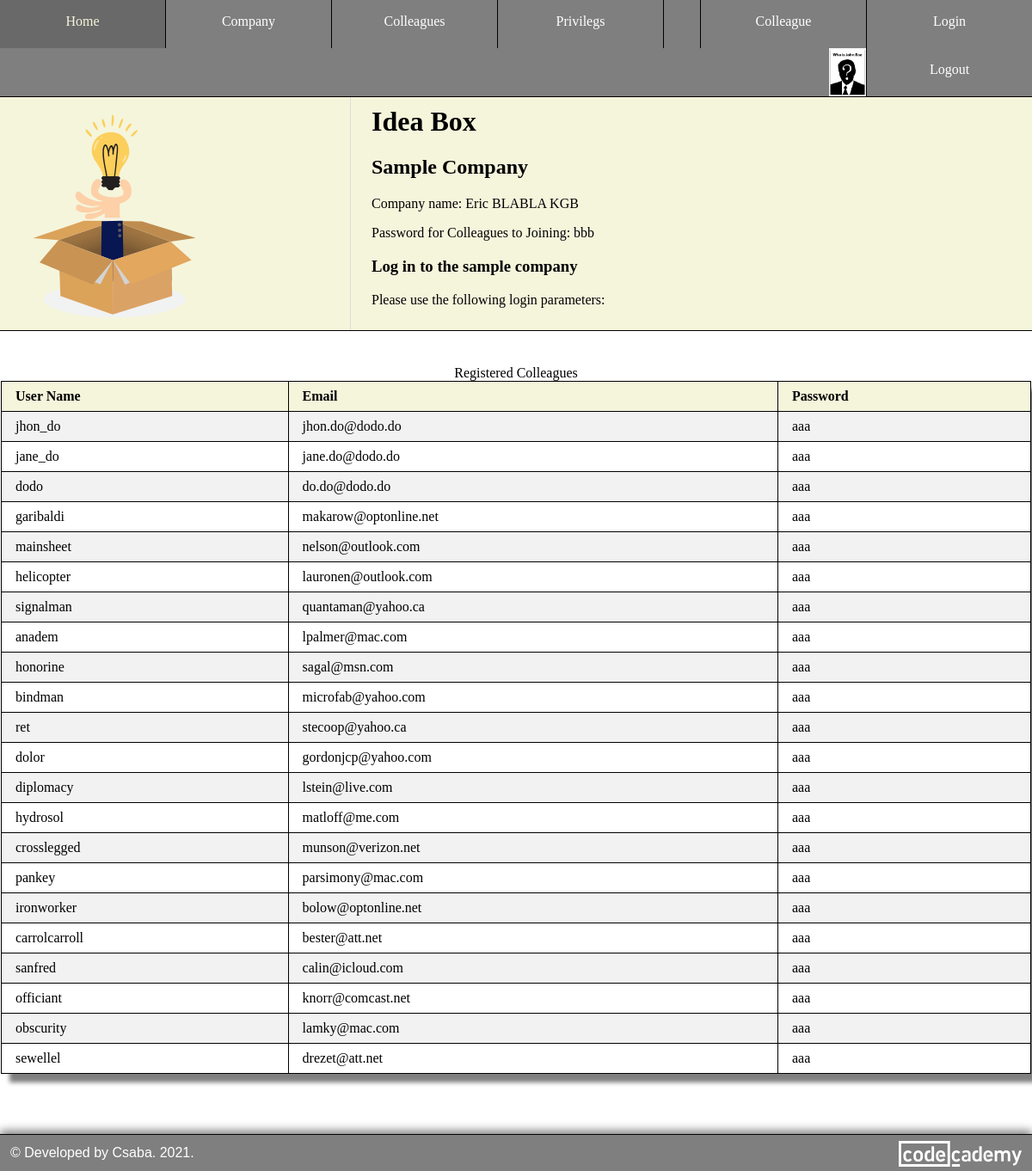
/sample (signed in), run on the app's committed database.
### models.py (models this page shows, shortened)
class Colleagues(db.Model, UserMixin):
    id = db.Column(db.Integer, primary_key = True)
    user_name = db.Column(db.String(32), unique = True, index = True)
    email = db.Column(db.String(128), unique = True, index = True)
    confirmed = db.Column(db.Integer, unique = False, default = 0)
    first_name = db.Column(db.String(32), nullable = False, index = True)
    last_name = db.Column(db.String(64), nullable = False, index = True)
    avatar = db.Column(db.String(8), nullable = True)
    position = db.Column(db.String(2048), index = True)
    password_hash = db.Column(db.String(128))
    company_id = db.Column(db.Integer, db.ForeignKey("company.id"))
    ideas = db.relationship(
        "Ideas",
        backref = "colleague",
        lazy = "dynamic",
        cascade = "all, delete, delete-orphan"  # cascading deletion
    )
    admin = db.relationship(
        "Admins",
        backref = "colleague",
        lazy = "dynamic",
        cascade = "all, delete, delete-orphan"  # cascading deletion
    )

### routes.py (the view)
@app.route("/sample", methods = ["GET", "POST"])
def sample():
    sample_company = Company.query.filter_by(name = "Eric BLABLA KGB").first()
    colleagues = Colleagues.query.filter(Colleagues.company_id == sample_company.id).all()
    return render_template(
        "sample.html",
        colleagues = colleagues,
        nav = get_nav(current_user, ["Home", "Login", "Colleague"])
    )

### helper.py (called while the page is built)
def get_admin(current_user):
    admin = Admins.query.filter(Admins.colleague_id == current_user.id).first()
    if not admin:
        admin = instatiate_admin(False)
    return admin

def is_auth_company(current_user):
    admin = get_admin(current_user)
    if not admin.update_company:
        return False
    return True

def is_auth_colleague(current_user, colleague=None):
    if not colleague:
        colleague = current_user
    admin = get_admin(current_user)
    if not admin.update_colleague:
        return False
    if current_user.company_id != colleague.company_id:
        return False
    return True

def is_auth_privilegs(current_user, colleague=None):
    if not colleague:
        colleague = current_user
    admin = get_admin(current_user)
    if not admin.update_privilegs:
        return False
    if current_user.company_id != colleague.company_id:
        return False
    return True

### models.py (called while the page is built)
@login_manager.user_loader
def load_colleague(id):
    return Colleagues.query.get(int(id))

### templates/sample.html (shortened to what this page needs)
{% extends "base.html" %}
{% block css %}
<link rel="stylesheet" href="{{ url_for('static', filename = 'style/profile.css') }} " />
<link rel="stylesheet" href="{{ url_for('static', filename = 'style/colleagues.css') }} " />
{% endblock css %}
{% block header_left %}
    <img src="{{url_for('static', filename = 'images/idea-box.svg') }}" alt="Idea Box" />
{% endblock header_left %}
{% block header_right %}
    <h1>Idea Box</h1>
    <h2>Sample Company</h2>
    <p>Company name: Eric BLABLA KGB</p>
    <p>Password for Colleagues to Joining: bbb</p>
    <h3>Log in to the sample company</h3>
    <p>Please use the following login parameters:</p>
{% endblock header_right %}
{% block content %}
<main class="sample">
    <section>
        <table>
            <caption>Registered Colleagues</caption>
            <tr>
                <th>User Name</th>
                <th>Email</th>
                <th>Password</th>
            </tr>
            {% for colleague in colleagues %}
            <tr
                class="clickable"
                onclick="fill_login_form('{{colleague.user_name}}');"
                title="Click to login to this user account."
            >
                <td>{{colleague.user_name}}</td>
                <td>{{colleague.email}}</td>
                <td>aaa</td>
            </tr>
            {% endfor %}
        </table>
    </section>
</main>
{% endblock content %}

### templates/base.html (shortened to what this page needs)
<html>
    <head>
        <link rel="stylesheet" href="{{ url_for('static', filename = 'style/base.css') }} " />
        <link rel="stylesheet" href="{{ url_for('static', filename = 'style/common.css') }} " />
        {% block css %}{% endblock css %}
        <link rel="stylesheet" href="{{ url_for('static', filename = 'style/footer.css') }} " />
    </head>
    <body>
        <nav>
            <div class="left-nav">
                {% for menu, path in nav["left"].items() %}
                <a href="{{ path }}">{{ menu }}</a>
                {% endfor %}
            </div>
            <div class="right-nav">
                {% for menu, path in nav["right"].items() %}
                    {% if current_user.get_id() and path == "/profile" %}
                    <a id="avatar" href="/profile/{{ current_user.id }}" title="Your profile" >
                        {% if current_user.avatar %}
                        <img src="{{ url_for('static', filename = '/avatars/') }}{{ current_user.id }}.{{ current_user.avatar }}" />
                        {% else %}
                        <img src="{{ url_for('static', filename = '/avatars/default.png') }}" />
                        {% endif %}
                    </a>
                    {% else %}
                    <a href="{{ path }}">{{ menu }}</a>
                    {% endif %}
                {% endfor %}
            </div>
        </nav>
        <header>
            <div class="header_left">
                <div>
                    {% block header_left %}
                    {% endblock header_left %}
                </div>
            </div>
            <div class="header_right">
                <div>
                    {% block header_right %}
                    {% endblock header_right %}
                </div>
            </div>
        </header>
        {% block content %}
        {% endblock content %}
        <footer> &copy; Developed by Csaba. <span id="developed">   2021</span><span id="presentYear">.</span>
            <a href="https://www.codecademy.com/profiles/lendoo" target="_blank">
                <img id="codecademy_logo" src="{{ url_for('static', filename='images/codecademy-white.svg') }}" alt="CodeCademy logo" />
            </a>
        </footer>
    </body>
</html>

### static/style/base.css (style rules this page uses)
body { margin: 0; box-sizing: border-box; }
main { min-height: 32vh; }
nav { border-bottom: 1px solid black; background-color: rgba(0, 0, 0, 0.5); width: 100%; overflow: auto; }
.left-nav a { float: left; vertical-align: middle; }
#avatar { width: min-content; }
.right-nav a { float: right; }
.left-nav a { border-right: 1px solid black; }
.right-nav a:not(:last-child) { border-left: 1px solid black; }
.right-nav a img { height: 56px; margin-top: -16px; }
a { text-decoration: none; }
nav a { color: white; height: 24px; width: 16%; text-align: center; padding: 16px 0; }
header { display: grid; justify-content: space-between; grid-template-columns: 34% 64%; grid-gap: 20px; background-color: beige; min-height: 200px; border-bottom: 1px solid black; margin-bottom: 20px; }
.header_left, .header_right { display: flex; align-items: center; }
.header_left { position: relative; border-right: 1px solid #ddd; }
header h1 { margin-top: 0; }
.header_left img { padding-left: 10px; max-width: 250px; }
.header_right { padding: 10px 0; }

### static/style/common.css (style rules this page uses)
th { background-color: beige; }
footer { margin-top: 50px; }

### static/style/profile.css (style rules this page uses)
section { overflow-x: auto; padding: 20px; }
table { border-collapse: collapse; border: 1px solid black; margin: 0 auto; box-shadow: 10px 10px 5px grey; }
td, th { border: 1px solid black; text-align: left; padding: 8px 16px; }
td { cursor: pointer; }
tr:nth-child(even) { background-color: #f2f2f2; }

### static/style/colleagues.css (style rules this page uses)
body { overflow-x: hidden; }
.clickable { overflow-wrap: anywhere; }
table { width: 100%; }
@media (max-width: 1200px) { section { padding: 20px 1px; } }

### static/style/footer.css (style rules this page uses)
footer { background-color: rgba(0, 0, 0, 0.5); color: white; text-align: left; padding: 12px; font-family: sans-serif; border-top: 1px solid black; box-shadow: 0px -4px 10px grey; }
footer img { height: 30px; margin-top: -5px; float: right; }

### data on the page
Colleagues: user_name "jhon_do", email "jhon.do@dodo.do"
Colleagues: user_name "jane_do", email "jane.do@dodo.do"
Colleagues: user_name "dodo", email "do.do@dodo.do"
Colleagues: user_name "garibaldi", email "makarow@optonline.net"
Colleagues: user_name "mainsheet", email "nelson@outlook.com"
Colleagues: user_name "helicopter", email "lauronen@outlook.com"
Colleagues: user_name "signalman", email "quantaman@yahoo.ca"
Colleagues: user_name "anadem", email "lpalmer@mac.com"
Colleagues: user_name "honorine", email "sagal@msn.com"
Colleagues: user_name "bindman", email "microfab@yahoo.com"
Colleagues: user_name "ret", email "stecoop@yahoo.ca"
Colleagues: user_name "dolor", email "gordonjcp@yahoo.com"
Colleagues: user_name "diplomacy", email "lstein@live.com"
Colleagues: user_name "hydrosol", email "matloff@me.com"
Colleagues: user_name "crosslegged", email "munson@verizon.net"
Colleagues: user_name "pankey", email "parsimony@mac.com"
Colleagues: user_name "ironworker", email "bolow@optonline.net"
Colleagues: user_name "carrolcarroll", email "bester@att.net"
Colleagues: user_name "sanfred", email "calin@icloud.com"
Colleagues: user_name "officiant", email "knorr@comcast.net"
Colleagues: user_name "obscurity", email "lamky@mac.com"
Colleagues: user_name "sewellel", email "drezet@att.net"

### other printed values
{{ menu }} "Home" "Company" "Colleagues" "Privilegs"
{{ menu }} "Login" "Colleague" "Logout"
